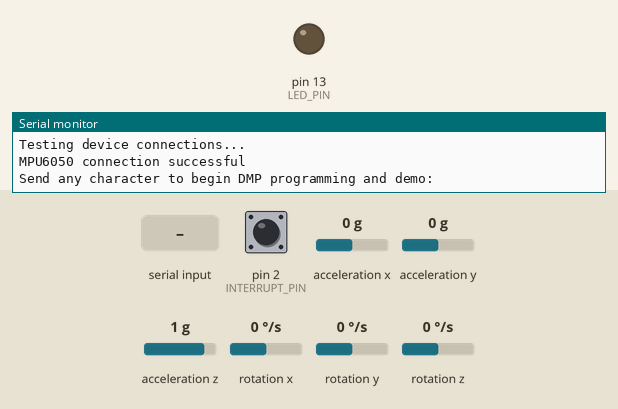
Recording of a sketch running on a simulated Arduino Leonardo, built with avr-gcc and run on an emulated ATmega32U4. Shown: output pins drawn as LEDs (lit = HIGH), the last lines printed to the serial monitor. Dashed ring = blinking. The test bench sets the inputs (shaded band); at power-on: acceleration x 0 g, acceleration y 0 g, acceleration z 1 g, rotation z 0 °/s, pin 2 (INTERRUPT_PIN) LOW, rotation x 0 °/s, rotation y 0 °/s. The sensor or clock chip raises its interrupt line as the real part does.

Above: at 0.8 s.
0.9 s: "1\n" received over Serial
At 1.56 s:
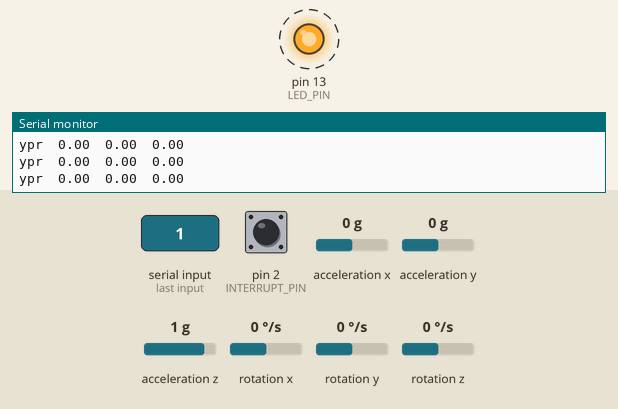
3.9 s: acceleration x set to -1.4 g
6.9 s: acceleration y set to -1.4 g
9.9 s: acceleration z set to -1.4 g
12.9 s: acceleration x set to 0.8 g
15.9 s: rotation z set to -192 °/s
Timing chart, 0 to 19.9 s (numbered marks = the images above; inputs shaded):
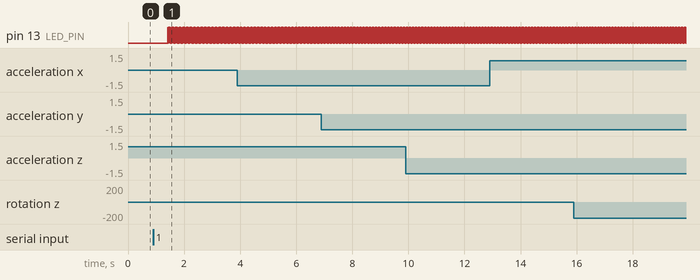

The sketch:

codigo_mpu_offset_angles_servocontrol.ino
```cpp
// I2C device class (I2Cdev) demonstration Arduino sketch for MPU6050 class using DMP (MotionApps v2.0)
// 6/21/2012 by Jeff Rowberg <jeff@rowberg.net>
// Updates should (hopefully) always be available at https://github.com/jrowberg/i2cdevlib
//
// Changelog:
//      2019-07-08 - Added Auto Calibration and offset generator
//		   - and altered FIFO retrieval sequence to avoid using blocking code
//      2016-04-18 - Eliminated a potential infinite loop
//      2013-05-08 - added seamless Fastwire support
//                 - added note about gyro calibration
//      2012-06-21 - added note about Arduino 1.0.1 + Leonardo compatibility error
//      2012-06-20 - improved FIFO overflow handling and simplified read process
//      2012-06-19 - completely rearranged DMP initialization code and simplification
//      2012-06-13 - pull gyro and accel data from FIFO packet instead of reading directly
//      2012-06-09 - fix broken FIFO read sequence and change interrupt detection to RISING
//      2012-06-05 - add gravity-compensated initial reference frame acceleration output
//                 - add 3D math helper file to DMP6 example sketch
//                 - add Euler output and Yaw/Pitch/Roll output formats
//      2012-06-04 - remove accel offset clearing for better results (thanks Sungon Lee)
//      2012-06-01 - fixed gyro sensitivity to be 2000 deg/sec instead of 250
//      2012-05-30 - basic DMP initialization working

/* ============================================
I2Cdev device library code is placed under the MIT license
Copyright (c) 2012 Jeff Rowberg

Permission is hereby granted, free of charge, to any person obtaining a copy
of this software and associated documentation files (the "Software"), to deal
in the Software without restriction, including without limitation the rights
to use, copy, modify, merge, publish, distribute, sublicense, and/or sell
copies of the Software, and to permit persons to whom the Software is
furnished to do so, subject to the following conditions:

The above copyright notice and this permission notice shall be included in
all copies or substantial portions of the Software.

THE SOFTWARE IS PROVIDED "AS IS", WITHOUT WARRANTY OF ANY KIND, EXPRESS OR
IMPLIED, INCLUDING BUT NOT LIMITED TO THE WARRANTIES OF MERCHANTABILITY,
FITNESS FOR A PARTICULAR PURPOSE AND NONINFRINGEMENT. IN NO EVENT SHALL THE
AUTHORS OR COPYRIGHT HOLDERS BE LIABLE FOR ANY CLAIM, DAMAGES OR OTHER
LIABILITY, WHETHER IN AN ACTION OF CONTRACT, TORT OR OTHERWISE, ARISING FROM,
OUT OF OR IN CONNECTION WITH THE SOFTWARE OR THE USE OR OTHER DEALINGS IN
THE SOFTWARE.
===============================================
*/

// I2Cdev and MPU6050 must be installed as libraries, or else the .cpp/.h files
// for both classes must be in the include path of your project
#include "I2Cdev.h"

#include "MPU6050_6Axis_MotionApps20.h"
//#include "MPU6050.h" // not necessary if using MotionApps include file

#include <Servo.h>

// Arduino Wire library is required if I2Cdev I2CDEV_ARDUINO_WIRE implementation
// is used in I2Cdev.h
#if I2CDEV_IMPLEMENTATION == I2CDEV_ARDUINO_WIRE
    #include "Wire.h"
#endif

// class default I2C address is 0x68
// specific I2C addresses may be passed as a parameter here
// AD0 low = 0x68 (default for SparkFun breakout and InvenSense evaluation board)
// AD0 high = 0x69
MPU6050 mpu;

Servo s_base;
Servo s_forward;
Servo s_updown;

float value_z;
float prev_value_z;

float value_y;
float prev_value_y;


float value_x;
float prev_value_x;


//MPU6050 mpu(0x69); // <-- use for AD0 high

/* =========================================================================
   NOTE: In addition to connection 3.3v, GND, SDA, and SCL, this sketch
   depends on the MPU-6050's INT pin being connected to the Arduino's
   external interrupt #0 pin. On the Arduino Uno and Mega 2560, this is
   digital I/O pin 2.
 * ========================================================================= */

/* =========================================================================
   NOTE: Arduino v1.0.1 with the Leonardo board generates a compile error
   when using Serial.write(buf, len). The Teapot output uses this method.
   The solution requires a modification to the Arduino USBAPI.h file, which
   is fortunately simple, but annoying. This will be fixed in the next IDE
   release. For more info, see these links:

   http://arduino.cc/forum/index.php/topic,109987.0.html
   http://code.google.com/p/arduino/issues/detail?id=958
 * ========================================================================= */


// uncomment "OUTPUT_READABLE_QUATERNION" if you want to see the actual
// quaternion components in a [w, x, y, z] format (not best for parsing
// on a remote host such as Processing or something though)
//#define OUTPUT_READABLE_QUATERNION

// uncomment "OUTPUT_READABLE_EULER" if you want to see Euler angles
// (in degrees) calculated from the quaternions coming from the FIFO.
// Note that Euler angles suffer from gimbal lock (for more info, see
// http://en.wikipedia.org/wiki/Gimbal_lock)
//#define OUTPUT_READABLE_EULER

// uncomment "OUTPUT_READABLE_YAWPITCHROLL" if you want to see the yaw/
// pitch/roll angles (in degrees) calculated from the quaternions coming
// from the FIFO. Note this also requires gravity vector calculations.
// Also note that yaw/pitch/roll angles suffer from gimbal lock (for
// more info, see: http://en.wikipedia.org/wiki/Gimbal_lock)
#define OUTPUT_READABLE_YAWPITCHROLL

// uncomment "OUTPUT_READABLE_REALACCEL" if you want to see acceleration
// components with gravity removed. This acceleration reference frame is
// not compensated for orientation, so +X is always +X according to the
// sensor, just without the effects of gravity. If you want acceleration
// compensated for orientation, us OUTPUT_READABLE_WORLDACCEL instead.
//#define OUTPUT_READABLE_REALACCEL

// uncomment "OUTPUT_READABLE_WORLDACCEL" if you want to see acceleration
// components with gravity removed and adjusted for the world frame of
// reference (yaw is relative to initial orientation, since no magnetometer
// is present in this case). Could be quite handy in some cases.
//#define OUTPUT_READABLE_WORLDACCEL

// uncomment "OUTPUT_TEAPOT" if you want output that matches the
// format used for the InvenSense teapot demo
//#define OUTPUT_TEAPOT


#define INTERRUPT_PIN 2  // use pin 2 on Arduino Uno & most boards
#define LED_PIN 13 // (Arduino is 13, Teensy is 11, Teensy++ is 6)
bool blinkState = false;

// MPU control/status vars
bool dmpReady = false;  // set true if DMP init was successful
uint8_t mpuIntStatus;   // holds actual interrupt status byte from MPU
uint8_t devStatus;      // return status after each device operation (0 = success, !0 = error)
uint16_t packetSize;    // expected DMP packet size (default is 42 bytes)
uint16_t fifoCount;     // count of all bytes currently in FIFO
uint8_t fifoBuffer[64]; // FIFO storage buffer

// orientation/motion vars
Quaternion q;           // [w, x, y, z]         quaternion container
VectorInt16 aa;         // [x, y, z]            accel sensor measurements
VectorInt16 aaReal;     // [x, y, z]            gravity-free accel sensor measurements
VectorInt16 aaWorld;    // [x, y, z]            world-frame accel sensor measurements
VectorFloat gravity;    // [x, y, z]            gravity vector
float euler[3];         // [psi, theta, phi]    Euler angle container
float ypr[3];           // [yaw, pitch, roll]   yaw/pitch/roll container and gravity vector

// packet structure for InvenSense teapot demo
uint8_t teapotPacket[14] = { '$', 0x02, 0,0, 0,0, 0,0, 0,0, 0x00, 0x00, '\r', '\n' };


// ================================================================
// ===               INTERRUPT DETECTION ROUTINE                ===
// ================================================================

volatile bool mpuInterrupt = false;     // indicates whether MPU interrupt pin has gone high
void dmpDataReady() {
    mpuInterrupt = true;
}


// ================================================================
// ===                      INITIAL SETUP                       ===
// ================================================================

void setup() {
    // join I2C bus (I2Cdev library doesn't do this automatically)
    #if I2CDEV_IMPLEMENTATION == I2CDEV_ARDUINO_WIRE
        Wire.begin();
        Wire.setClock(400000); // 400kHz I2C clock. Comment this line if having compilation difficulties
    #elif I2CDEV_IMPLEMENTATION == I2CDEV_BUILTIN_FASTWIRE
        Fastwire::setup(400, true);
    #endif

    // initialize serial communication
    // (115200 chosen because it is required for Teapot Demo output, but it's
    // really up to you depending on your project)
    Serial.begin(115200);
    while (!Serial); // wait for Leonardo enumeration, others continue immediately

    // NOTE: 8MHz or slower host processors, like the Teensy @ 3.3V or Arduino
    // Pro Mini running at 3.3V, cannot handle this baud rate reliably due to
    // the baud timing being too misaligned with processor ticks. You must use
    // 38400 or slower in these cases, or use some kind of external separate
    // crystal solution for the UART timer.

    // initialize device
    Serial.println(F("Initializing I2C devices..."));
    mpu.initialize();
    pinMode(INTERRUPT_PIN, INPUT);

    // verify connection
    Serial.println(F("Testing device connections..."));
    Serial.println(mpu.testConnection() ? F("MPU6050 connection successful") : F("MPU6050 connection failed"));

    // wait for ready
    Serial.println(F("\nSend any character to begin DMP programming and demo: "));
    while (Serial.available() && Serial.read()); // empty buffer
    while (!Serial.available());                 // wait for data
    while (Serial.available() && Serial.read()); // empty buffer again

    // load and configure the DMP
    Serial.println(F("Initializing DMP..."));
    devStatus = mpu.dmpInitialize();

    // supply your own gyro offsets here, scaled for min sensitivity
    mpu.setXGyroOffset(220);
    mpu.setYGyroOffset(76);
    mpu.setZGyroOffset(-85);
    mpu.setZAccelOffset(1788); // 1688 factory default for my test chip

    // make sure it worked (returns 0 if so)
    if (devStatus == 0) {
        // Calibration Time: generate offsets and calibrate our MPU6050
        mpu.CalibrateAccel(6);
        mpu.CalibrateGyro(6);
        mpu.PrintActiveOffsets();
        // turn on the DMP, now that it's ready
        Serial.println(F("Enabling DMP..."));
        mpu.setDMPEnabled(true);

        // enable Arduino interrupt detection
        Serial.print(F("Enabling interrupt detection (Arduino external interrupt "));
        Serial.print(digitalPinToInterrupt(INTERRUPT_PIN));
        Serial.println(F(")..."));
        attachInterrupt(digitalPinToInterrupt(INTERRUPT_PIN), dmpDataReady, RISING);
        mpuIntStatus = mpu.getIntStatus();

        // set our DMP Ready flag so the main loop() function knows it's okay to use it
        Serial.println(F("DMP ready! Waiting for first interrupt..."));
        dmpReady = true;

        // get expected DMP packet size for later comparison
        packetSize = mpu.dmpGetFIFOPacketSize();
    } else {
        // ERROR!
        // 1 = initial memory load failed
        // 2 = DMP configuration updates failed
        // (if it's going to break, usually the code will be 1)
        Serial.print(F("DMP Initialization failed (code "));
        Serial.print(devStatus);
        Serial.println(F(")"));
    }

    // configure LED for output
    pinMode(LED_PIN, OUTPUT);
}


// ================================================================
// ===                    MAIN PROGRAM LOOP                     ===
// ================================================================

void loop() {
    // if programming failed, don't try to do anything
    if (!dmpReady) return;
    // read a packet from FIFO
    if (mpu.dmpGetCurrentFIFOPacket(fifoBuffer)) { // Get the Latest packet
        #ifdef OUTPUT_READABLE_QUATERNION
            // display quaternion values in easy matrix form: w x y z
            mpu.dmpGetQuaternion(&q, fifoBuffer);
            Serial.print("quat\t");
            Serial.print(q.w);
            Serial.print("\t");
            Serial.print(q.x);
            Serial.print("\t");
            Serial.print(q.y);
            Serial.print("\t");
            Serial.println(q.z);
        #endif

        #ifdef OUTPUT_READABLE_EULER
            // display Euler angles in degrees
            mpu.dmpGetQuaternion(&q, fifoBuffer);
            mpu.dmpGetEuler(euler, &q);
            Serial.print("euler\t");
            Serial.print(euler[0] * 180/M_PI);
            Serial.print("\t");
            Serial.print(euler[1] * 180/M_PI);
            Serial.print("\t");
            Serial.println(euler[2] * 180/M_PI);
        #endif

        #ifdef OUTPUT_READABLE_YAWPITCHROLL
            // display Euler angles in degrees
            mpu.dmpGetQuaternion(&q, fifoBuffer);
            mpu.dmpGetGravity(&gravity, &q);
            mpu.dmpGetYawPitchRoll(ypr, &q, &gravity);
            Serial.print("ypr\t");
            Serial.print(ypr[0] * 180/M_PI);
            Serial.print("\t");
            Serial.print(ypr[1] * 180/M_PI);
            Serial.print("\t");
            Serial.println(ypr[2] * 180/M_PI);

            value_z = ypr[0] * 180/M_PI;
            value_y = ypr[1] * 180/M_PI;
            value_x = ypr[2] * 180/M_PI;


            if(value_z != prev_value_z){
              s_base.write(value_z);
              prev_value_z = value_z;

            };

            if(value_y != prev_value_y){
              s_base.write(value_y);
              prev_value_y = value_y;

            };

            if(value_x != prev_value_x){
              s_base.write(value_x);
              prev_value_x = value_x;

            };


        #endif

        #ifdef OUTPUT_READABLE_REALACCEL
            // display real acceleration, adjusted to remove gravity
            mpu.dmpGetQuaternion(&q, fifoBuffer);
            mpu.dmpGetAccel(&aa, fifoBuffer);
            mpu.dmpGetGravity(&gravity, &q);
            mpu.dmpGetLinearAccel(&aaReal, &aa, &gravity);
            Serial.print("areal\t");
            Serial.print(aaReal.x);
            Serial.print("\t");
            Serial.print(aaReal.y);
            Serial.print("\t");
            Serial.println(aaReal.z);
        #endif

        #ifdef OUTPUT_READABLE_WORLDACCEL
            // display initial world-frame acceleration, adjusted to remove gravity
            // and rotated based on known orientation from quaternion
            mpu.dmpGetQuaternion(&q, fifoBuffer);
            mpu.dmpGetAccel(&aa, fifoBuffer);
            mpu.dmpGetGravity(&gravity, &q);
            mpu.dmpGetLinearAccel(&aaReal, &aa, &gravity);
            mpu.dmpGetLinearAccelInWorld(&aaWorld, &aaReal, &q);
            Serial.print("aworld\t");
            Serial.print(aaWorld.x);
            Serial.print("\t");
            Serial.print(aaWorld.y);
            Serial.print("\t");
            Serial.println(aaWorld.z);
        #endif

        #ifdef OUTPUT_TEAPOT
            // display quaternion values in InvenSense Teapot demo format:
            teapotPacket[2] = fifoBuffer[0];
            teapotPacket[3] = fifoBuffer[1];
            teapotPacket[4] = fifoBuffer[4];
            teapotPacket[5] = fifoBuffer[5];
            teapotPacket[6] = fifoBuffer[8];
            teapotPacket[7] = fifoBuffer[9];
            teapotPacket[8] = fifoBuffer[12];
            teapotPacket[9] = fifoBuffer[13];
            Serial.write(teapotPacket, 14);
            teapotPacket[11]++; // packetCount, loops at 0xFF on purpose
        #endif

        // blink LED to indicate activity
        blinkState = !blinkState;
        digitalWrite(LED_PIN, blinkState);
    }
}
```

Measured:
- after the input at 0.9 s, pin 13 (LED_PIN): alternates HIGH for 0.01 s and LOW for 0.01 s, starting after 0.51 s
